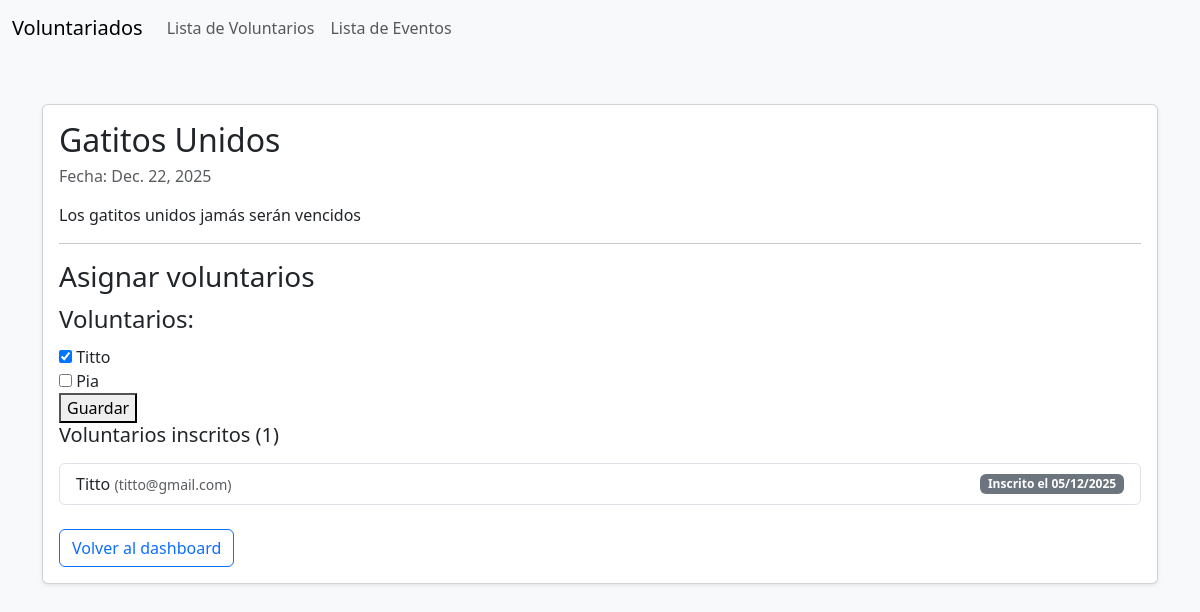
Page /evento/1/ on the earlier database version.
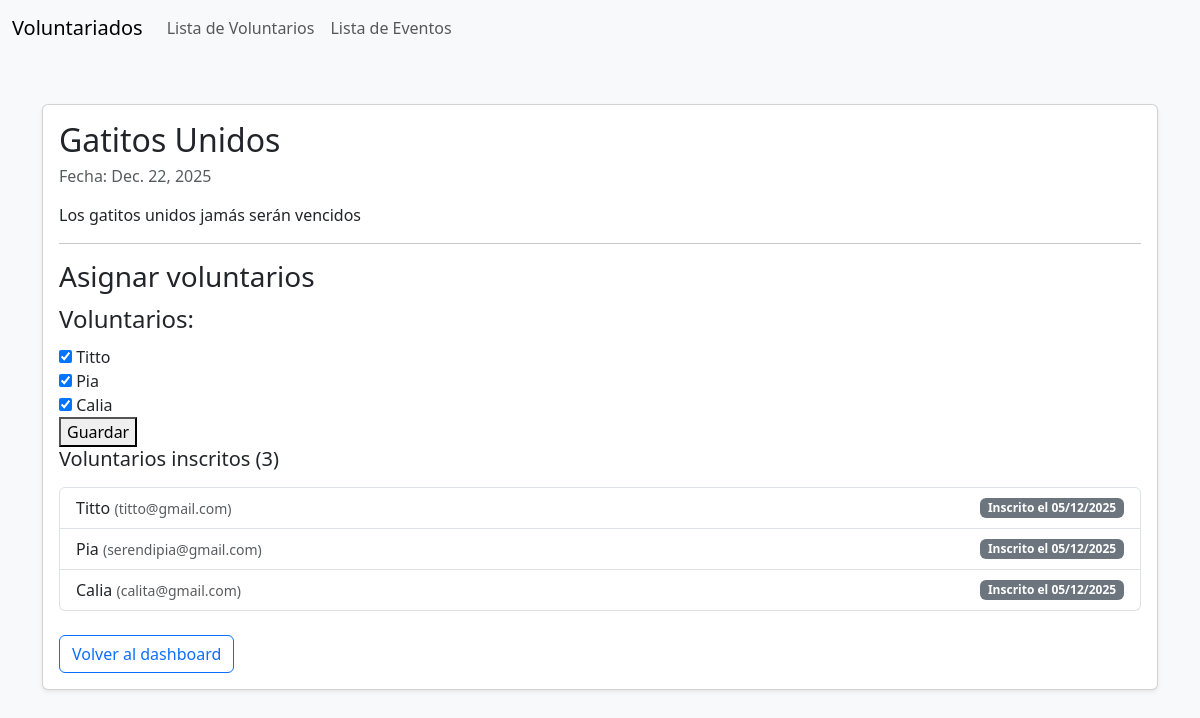
Same page on the later database version.
### voluntarios/models.py (models this page shows, shortened)
class Evento(models.Model):
    titulo = models.CharField(max_length=255)
    descripcion = models.TextField()
    fecha = models.DateField()
    voluntarios = models.ManyToManyField(Voluntario, related_name="eventos", blank=True)

class Voluntario(models.Model):
    nombre = models.CharField(max_length=255)
    email = models.EmailField(unique=True)
    telefono = models.CharField(max_length=15, blank=True, null=True)
    fecha_registro = models.DateTimeField(auto_now_add=True)
    def __str__(self):
        return self.nombre

### voluntarios/views.py (the view)
# urls.py: path('evento/<int:id>/', views.detalle_evento, name='detalle_evento'),
def detalle_evento(request, id):
    evento = get_object_or_404(Evento, id=id)
    if request.method == 'POST':
        form = AsignarVoluntariosForm(request.POST, instance=evento)
        if form.is_valid():
            form.save()
            return redirect('detalle_evento', id=evento.id)
    else:
        form = AsignarVoluntariosForm(instance=evento)
    return render(request, 'detalle_evento.html', {
        'evento': evento,
        'form_asignar': form
    })

### voluntarios/forms.py
class AsignarVoluntariosForm(forms.ModelForm):
    class Meta:
        model = Evento
        fields = ['voluntarios']
        widgets = {
            'voluntarios': forms.CheckboxSelectMultiple
        }

### voluntarios/templates/detalle_evento.html (shortened to what this page needs)
{% extends 'base.html' %}
{% block content %}
<div class="container py-5">
    <div class="card shadow-sm">
        <div class="card-body">
            <h2 class="card-title mb-2">{{ evento.titulo }}</h2>
            <h6 class="text-muted">Fecha: {{ evento.fecha }}</h6>
            <p class="mt-3">{{ evento.descripcion }}</p>
            <hr>
            <h3>Asignar voluntarios</h3>
            <form method="post">
                {{ form_asignar }}
                <button type="submit">Guardar</button>
            </form>
            <h5 class="mb-3">Voluntarios inscritos ({{ evento.voluntarios.count }})</h5>
            {% if evento.voluntarios.all %}
            <ul class="list-group">
                {% for v in evento.voluntarios.all %}
                <li class="list-group-item d-flex justify-content-between align-items-center">
                    <span>
                        {{ v.nombre }}
                        <small class="text-muted">({{ v.email }})</small>
                    </span>
                    <span class="badge bg-secondary">
                        Inscrito el {{ v.fecha_registro|date:"d/m/Y" }}
                    </span>
                </li>
                {% endfor %}
            </ul>
            {% else %}
            <p class="text-muted">Aún no hay voluntarios inscritos en este evento.</p>
            {% endif %}
            <div class="mt-4">
                <a href="{% url 'dashboard' %}" class="btn btn-outline-primary">
                    Volver al dashboard
                </a>
            </div>
        </div>
    </div>
</div>
{% endblock %}

Differences in the rows shown:
computed for Evento "Gatitos Unidos": voluntarios.count "1" → "3"
now on this page (row unchanged): Voluntario: nombre "Pia", email "serendipia@gmail.com", fecha_registro "05/12/2025"
added Voluntario: nombre "Calia", email "calita@gmail.com", fecha_registro "05/12/2025"
Other differences:
form field voluntarios: "☑ ☐" → "☑ ☑ ☑"
text no longer shown: "Voluntarios: Titto Pia"
text now shown: "Voluntarios: Titto Pia Calia"
